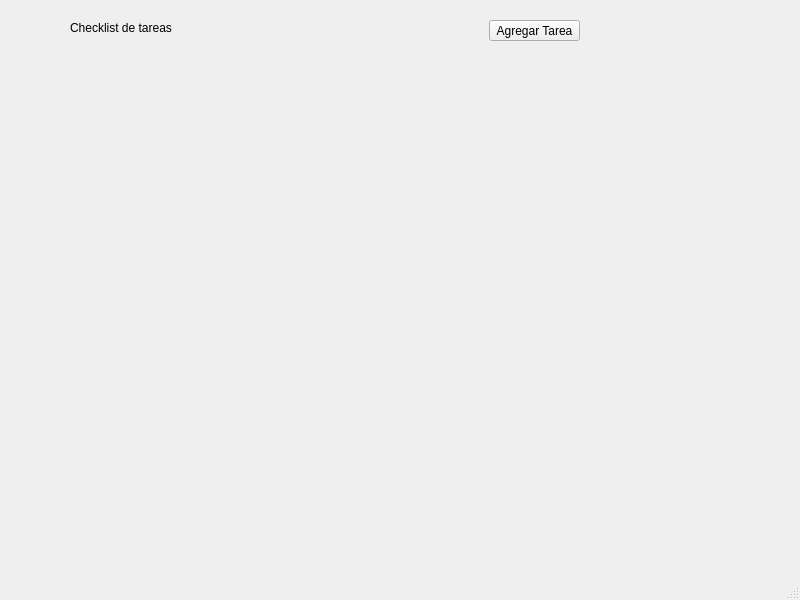
<?xml version="1.0" encoding="UTF-8"?>
<ui version="4.0">
 <class>MainWindow</class>
 <widget class="QMainWindow" name="MainWindow">
  <property name="geometry">
   <rect>
    <x>0</x>
    <y>0</y>
    <width>800</width>
    <height>600</height>
   </rect>
  </property>
  <property name="windowTitle">
   <string>MainWindow</string>
  </property>
  <widget class="QWidget" name="centralwidget">
   <widget class="QLabel" name="statusLabel">
    <property name="geometry">
     <rect>
      <x>70</x>
      <y>20</y>
      <width>131</width>
      <height>16</height>
     </rect>
    </property>
    <property name="text">
     <string>Checklist de tareas</string>
    </property>
   </widget>
   <widget class="QPushButton" name="addTaskButton">
    <property name="geometry">
     <rect>
      <x>489</x>
      <y>20</y>
      <width>91</width>
      <height>21</height>
     </rect>
    </property>
    <property name="text">
     <string>Agregar Tarea</string>
    </property>
   </widget>
   <widget class="QWidget" name="verticalLayoutWidget">
    <property name="geometry">
     <rect>
      <x>70</x>
      <y>50</y>
      <width>511</width>
      <height>211</height>
     </rect>
    </property>
    <layout class="QVBoxLayout" name="tasksLayout"/>
   </widget>
  </widget>
  <widget class="QMenuBar" name="menubar">
   <property name="geometry">
    <rect>
     <x>0</x>
     <y>0</y>
     <width>800</width>
     <height>17</height>
    </rect>
   </property>
  </widget>
  <widget class="QStatusBar" name="statusbar"/>
 </widget>
 <resources/>
 <connections/>
</ui>
